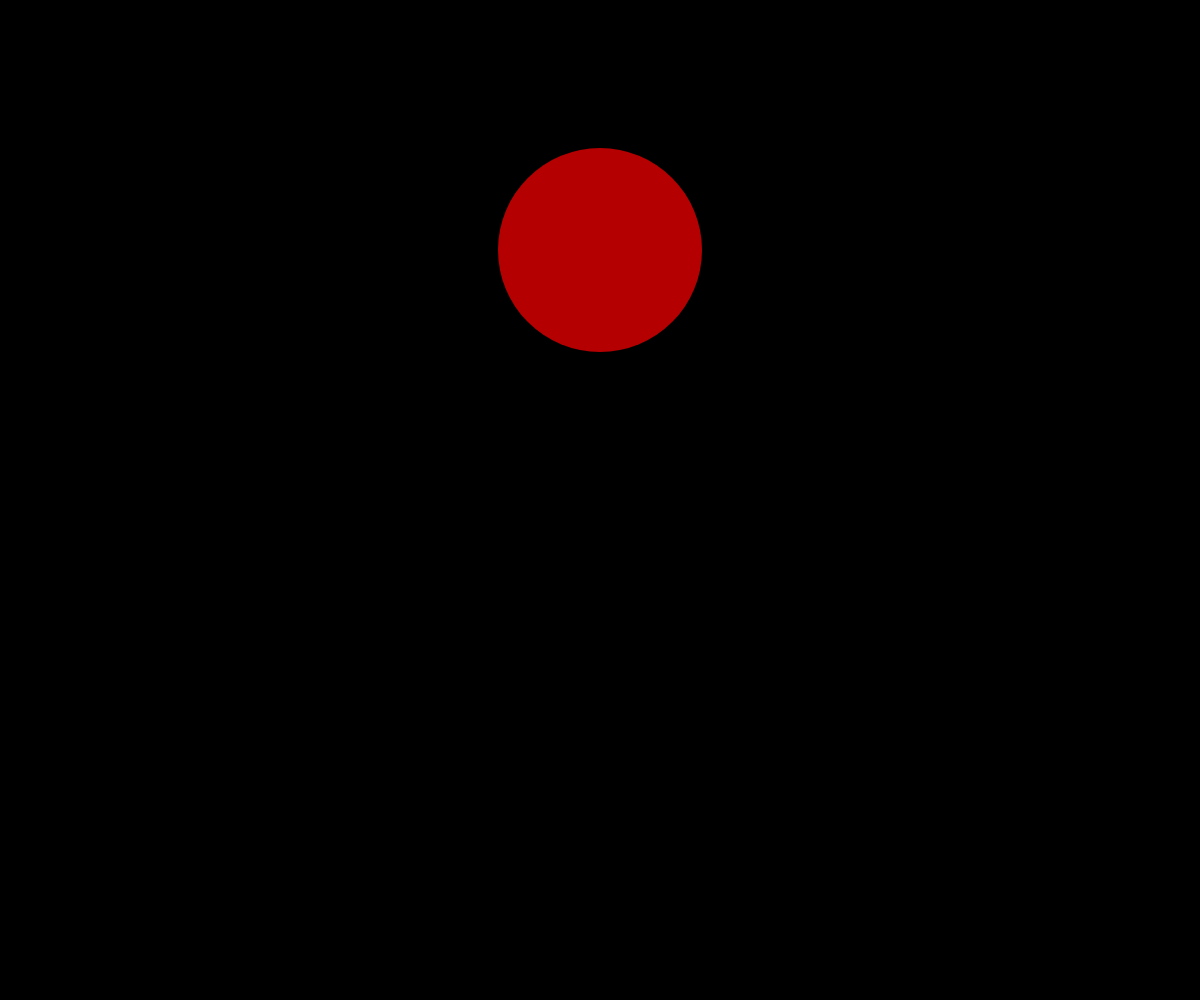
Frame 1 (no input)
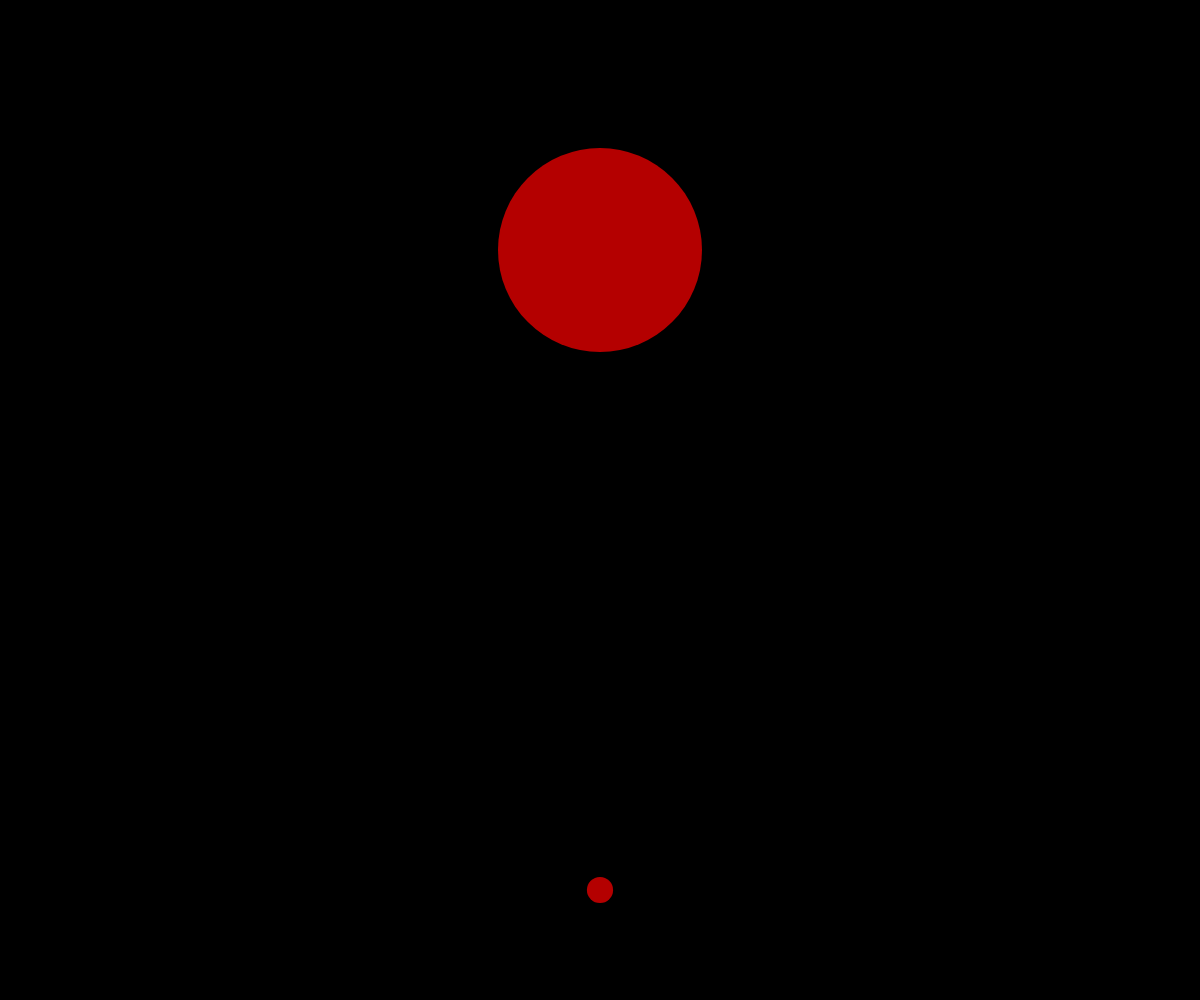
Frame 60 (no input)
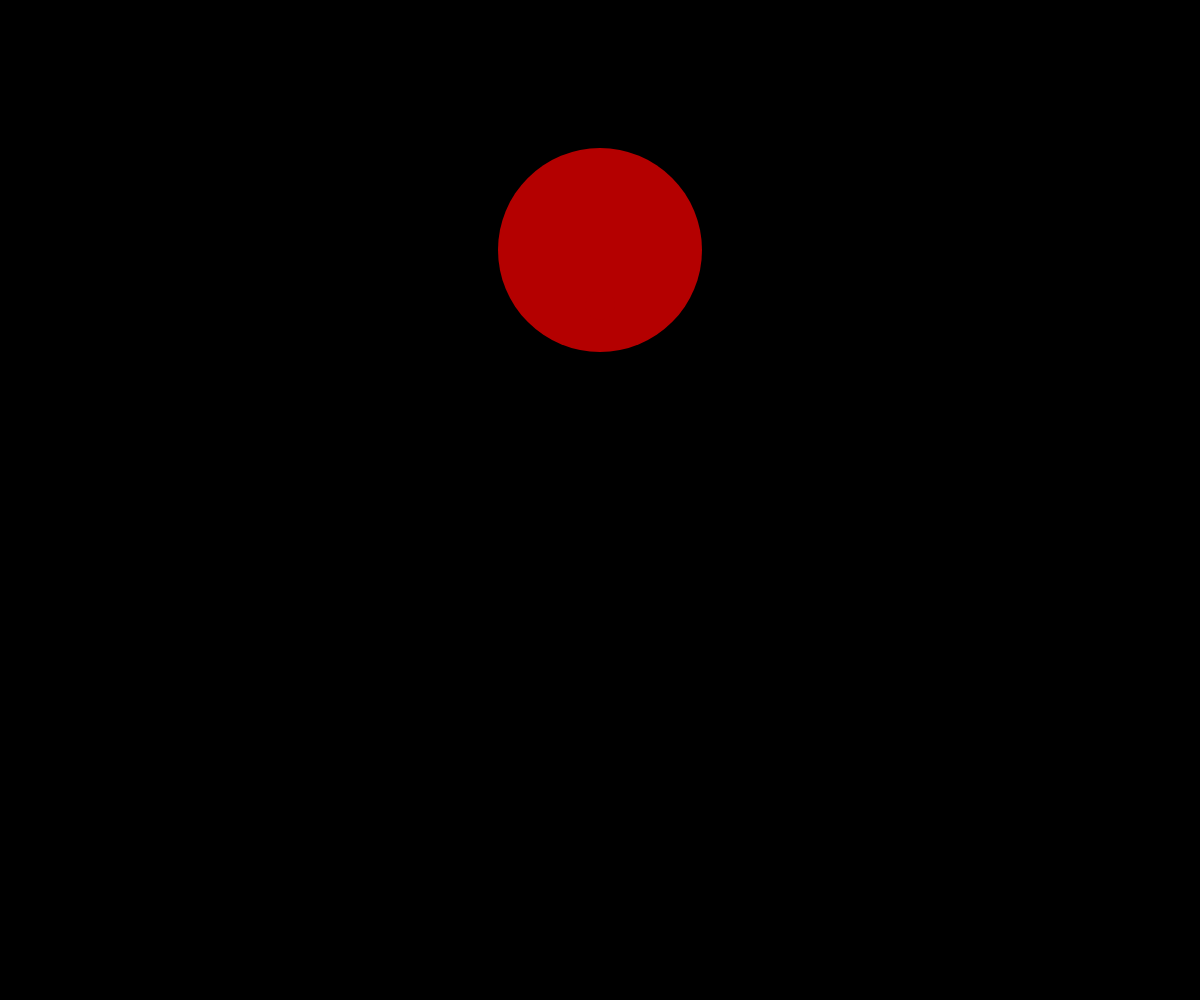
Frame 120 (the mouse pressed at the canvas centre since frame 60)

The p5.js sketch that drew these frames (run headless with seeded random() and noise() and a simulated clock; from frame 60 on, the mouse is pressed at the canvas centre):

// p5.js sketch
// ── sketch.js
let balls = [];
let y, yr, d, h;
let yS;


function setup() {
  createCanvas(windowWidth, windowHeight);
  noStroke();
  y = height * 0.25;
  d = width * 0.17;
  yr = height; 
  h = height; // aktuelle höhe speichern
  yS = height * 0.3;
  dS = width * 0.17;
}

function draw() {
  background(0);
  
  //Großer Kreis
  fill(180, 0, 0);
  ellipse(width/2, y, d);     
  
  rect(0, yr, width, height-yr); 

  circle(width/2, yS, dS/7); // erster Tropfen der minute startet, soblad unten angekommen
  yS+= 10;
  dS-= 0.35;
  
  if (yS >= height) {
  //if (yr >= 0) {
    if (frameCount % 60 == 0) {
      d -= 2.5;             //width * 0.01;
      yr -= height / 60;
      if (yr >= y) {
      balls.push(new Ball(width/2, height * 0.3)); 
    } 

    if (yr <= 0) {
      yr = height; 
      d = width * 0.2;
      yS = height * 0.3;
      dS = width * 0.17;
    }
  }
}
  
  for (let i = 0; i < balls.length; i++) {
    balls[i].fall(); 
    balls[i].display(); 
  }
}

function windowResized() {
  resizeCanvas(windowWidth, windowHeight);
  y = height * 0.25;
  d = width * 0.17;
  this.radius = d/10;
  yr = yr/h * height; 
  h = height; 

}

class Ball {                  
  constructor(x, y) {
    this.x = x;
    this.y = y;
    this.speed = 5;       //4
    this.radius = d/7;
  }
  
  fall() {
    this.y += this.speed;
  }
  
  display() {
    ellipse(this.x, this.y, this.radius);
    this.radius -= 0.15;
  }
}
